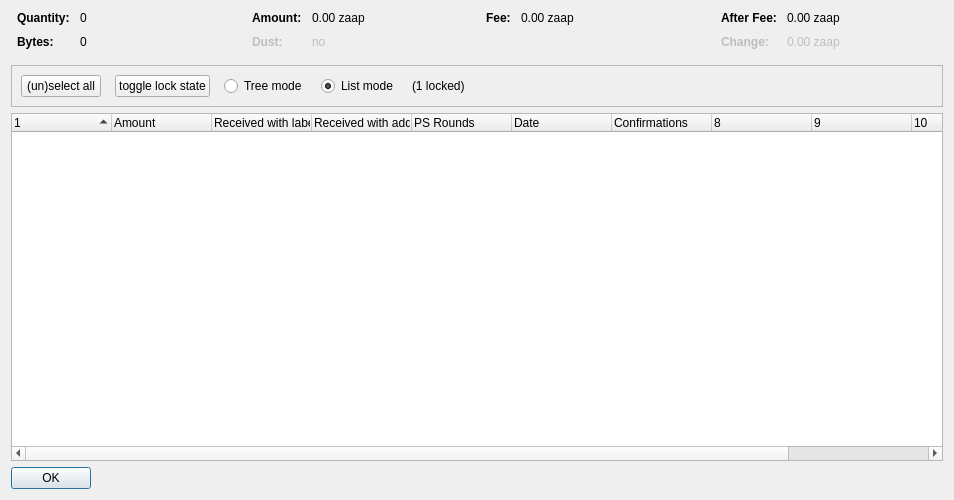
<?xml version="1.0" encoding="UTF-8"?>
<ui version="4.0">
 <class>CoinControlDialog</class>
 <widget class="QDialog" name="CoinControlDialog">
  <property name="geometry">
   <rect>
    <x>0</x>
    <y>0</y>
    <width>954</width>
    <height>500</height>
   </rect>
  </property>
  <property name="windowTitle">
   <string>Coin Selection</string>
  </property>
  <layout class="QVBoxLayout" name="verticalLayout">
   <item>
    <layout class="QHBoxLayout" name="horizontalLayoutTop" stretch="0,0,0,0">
     <property name="topMargin">
      <number>0</number>
     </property>
     <property name="bottomMargin">
      <number>10</number>
     </property>
     <item>
      <layout class="QFormLayout" name="formLayoutCoinControl1">
       <property name="horizontalSpacing">
        <number>10</number>
       </property>
       <property name="verticalSpacing">
        <number>10</number>
       </property>
       <property name="leftMargin">
        <number>6</number>
       </property>
       <property name="rightMargin">
        <number>6</number>
       </property>
       <item row="0" column="0">
        <widget class="QLabel" name="labelCoinControlQuantityText">
         <property name="font">
          <font>
           <weight>75</weight>
           <bold>true</bold>
          </font>
         </property>
         <property name="text">
          <string>Quantity:</string>
         </property>
        </widget>
       </item>
       <item row="0" column="1">
        <widget class="QLabel" name="labelCoinControlQuantity">
         <property name="cursor">
          <cursorShape>IBeamCursor</cursorShape>
         </property>
         <property name="contextMenuPolicy">
          <enum>Qt::ActionsContextMenu</enum>
         </property>
         <property name="text">
          <string notr="true">0</string>
         </property>
         <property name="textInteractionFlags">
          <set>Qt::LinksAccessibleByMouse|Qt::TextSelectableByKeyboard|Qt::TextSelectableByMouse</set>
         </property>
        </widget>
       </item>
       <item row="1" column="0">
        <widget class="QLabel" name="labelCoinControlBytesText">
         <property name="font">
          <font>
           <weight>75</weight>
           <bold>true</bold>
          </font>
         </property>
         <property name="text">
          <string>Bytes:</string>
         </property>
        </widget>
       </item>
       <item row="1" column="1">
        <widget class="QLabel" name="labelCoinControlBytes">
         <property name="cursor">
          <cursorShape>IBeamCursor</cursorShape>
         </property>
         <property name="contextMenuPolicy">
          <enum>Qt::ActionsContextMenu</enum>
         </property>
         <property name="text">
          <string notr="true">0</string>
         </property>
         <property name="textInteractionFlags">
          <set>Qt::LinksAccessibleByMouse|Qt::TextSelectableByKeyboard|Qt::TextSelectableByMouse</set>
         </property>
        </widget>
       </item>
      </layout>
     </item>
     <item>
      <layout class="QFormLayout" name="formLayoutCoinControl2">
       <property name="horizontalSpacing">
        <number>10</number>
       </property>
       <property name="verticalSpacing">
        <number>10</number>
       </property>
       <property name="leftMargin">
        <number>6</number>
       </property>
       <property name="rightMargin">
        <number>6</number>
       </property>
       <item row="0" column="0">
        <widget class="QLabel" name="labelCoinControlAmountText">
         <property name="font">
          <font>
           <weight>75</weight>
           <bold>true</bold>
          </font>
         </property>
         <property name="text">
          <string>Amount:</string>
         </property>
        </widget>
       </item>
       <item row="0" column="1">
        <widget class="QLabel" name="labelCoinControlAmount">
         <property name="cursor">
          <cursorShape>IBeamCursor</cursorShape>
         </property>
         <property name="contextMenuPolicy">
          <enum>Qt::ActionsContextMenu</enum>
         </property>
         <property name="text">
          <string notr="true">0.00 zaap</string>
         </property>
         <property name="textInteractionFlags">
          <set>Qt::LinksAccessibleByMouse|Qt::TextSelectableByKeyboard|Qt::TextSelectableByMouse</set>
         </property>
        </widget>
       </item>
       <item row="1" column="0">
        <widget class="QLabel" name="labelCoinControlLowOutputText">
         <property name="enabled">
          <bool>false</bool>
         </property>
         <property name="font">
          <font>
           <weight>75</weight>
           <bold>true</bold>
          </font>
         </property>
         <property name="text">
          <string>Dust:</string>
         </property>
        </widget>
       </item>
       <item row="1" column="1">
        <widget class="QLabel" name="labelCoinControlLowOutput">
         <property name="enabled">
          <bool>false</bool>
         </property>
         <property name="cursor">
          <cursorShape>IBeamCursor</cursorShape>
         </property>
         <property name="contextMenuPolicy">
          <enum>Qt::ActionsContextMenu</enum>
         </property>
         <property name="text">
          <string notr="true">no</string>
         </property>
         <property name="textInteractionFlags">
          <set>Qt::LinksAccessibleByMouse|Qt::TextSelectableByKeyboard|Qt::TextSelectableByMouse</set>
         </property>
        </widget>
       </item>
      </layout>
     </item>
     <item>
      <layout class="QFormLayout" name="formLayoutCoinControl3">
       <property name="horizontalSpacing">
        <number>10</number>
       </property>
       <property name="verticalSpacing">
        <number>10</number>
       </property>
       <property name="leftMargin">
        <number>6</number>
       </property>
       <property name="rightMargin">
        <number>6</number>
       </property>
       <item row="0" column="0">
        <widget class="QLabel" name="labelCoinControlFeeText">
         <property name="font">
          <font>
           <weight>75</weight>
           <bold>true</bold>
          </font>
         </property>
         <property name="text">
          <string>Fee:</string>
         </property>
        </widget>
       </item>
       <item row="0" column="1">
        <widget class="QLabel" name="labelCoinControlFee">
         <property name="cursor">
          <cursorShape>IBeamCursor</cursorShape>
         </property>
         <property name="contextMenuPolicy">
          <enum>Qt::ActionsContextMenu</enum>
         </property>
         <property name="text">
          <string notr="true">0.00 zaap</string>
         </property>
         <property name="textInteractionFlags">
          <set>Qt::LinksAccessibleByMouse|Qt::TextSelectableByKeyboard|Qt::TextSelectableByMouse</set>
         </property>
        </widget>
       </item>
      </layout>
     </item>
     <item>
      <layout class="QFormLayout" name="formLayoutCoinControl4">
       <property name="horizontalSpacing">
        <number>10</number>
       </property>
       <property name="verticalSpacing">
        <number>10</number>
       </property>
       <property name="leftMargin">
        <number>6</number>
       </property>
       <property name="rightMargin">
        <number>6</number>
       </property>
       <item row="0" column="0">
        <widget class="QLabel" name="labelCoinControlAfterFeeText">
         <property name="font">
          <font>
           <weight>75</weight>
           <bold>true</bold>
          </font>
         </property>
         <property name="text">
          <string>After Fee:</string>
         </property>
        </widget>
       </item>
       <item row="0" column="1">
        <widget class="QLabel" name="labelCoinControlAfterFee">
         <property name="cursor">
          <cursorShape>IBeamCursor</cursorShape>
         </property>
         <property name="contextMenuPolicy">
          <enum>Qt::ActionsContextMenu</enum>
         </property>
         <property name="text">
          <string notr="true">0.00 zaap</string>
         </property>
         <property name="textInteractionFlags">
          <set>Qt::LinksAccessibleByMouse|Qt::TextSelectableByKeyboard|Qt::TextSelectableByMouse</set>
         </property>
        </widget>
       </item>
       <item row="1" column="0">
        <widget class="QLabel" name="labelCoinControlChangeText">
         <property name="enabled">
          <bool>false</bool>
         </property>
         <property name="font">
          <font>
           <weight>75</weight>
           <bold>true</bold>
          </font>
         </property>
         <property name="text">
          <string>Change:</string>
         </property>
        </widget>
       </item>
       <item row="1" column="1">
        <widget class="QLabel" name="labelCoinControlChange">
         <property name="enabled">
          <bool>false</bool>
         </property>
         <property name="cursor">
          <cursorShape>IBeamCursor</cursorShape>
         </property>
         <property name="contextMenuPolicy">
          <enum>Qt::ActionsContextMenu</enum>
         </property>
         <property name="text">
          <string notr="true">0.00 zaap</string>
         </property>
         <property name="textInteractionFlags">
          <set>Qt::LinksAccessibleByMouse|Qt::TextSelectableByKeyboard|Qt::TextSelectableByMouse</set>
         </property>
        </widget>
       </item>
      </layout>
     </item>
    </layout>
   </item>
   <item>
    <widget class="QFrame" name="frame">
     <property name="minimumSize">
      <size>
       <width>0</width>
       <height>40</height>
      </size>
     </property>
     <property name="frameShape">
      <enum>QFrame::StyledPanel</enum>
     </property>
     <property name="frameShadow">
      <enum>QFrame::Sunken</enum>
     </property>
     <layout class="QHBoxLayout" name="horizontalLayout">
      <item>
       <layout class="QHBoxLayout" name="horizontalLayoutPanel" stretch="0,0,0,0,0,0">
        <property name="spacing">
         <number>14</number>
        </property>
        <item>
         <widget class="QPushButton" name="pushButtonSelectAll">
          <property name="sizePolicy">
           <sizepolicy hsizetype="Maximum" vsizetype="Fixed">
            <horstretch>0</horstretch>
            <verstretch>0</verstretch>
           </sizepolicy>
          </property>
          <property name="text">
           <string>(un)select all</string>
          </property>
          <property name="autoDefault">
           <bool>false</bool>
          </property>
         </widget>
        </item>
        <item>
         <widget class="QPushButton" name="pushButtonToggleLock">
          <property name="sizePolicy">
           <sizepolicy hsizetype="Maximum" vsizetype="Fixed">
            <horstretch>0</horstretch>
            <verstretch>0</verstretch>
           </sizepolicy>
          </property>
          <property name="text">
           <string>toggle lock state</string>
          </property>
          <property name="autoDefault">
           <bool>false</bool>
          </property>
         </widget>
        </item>
        <item>
         <widget class="QRadioButton" name="radioTreeMode">
          <property name="sizePolicy">
           <sizepolicy hsizetype="Maximum" vsizetype="Fixed">
            <horstretch>0</horstretch>
            <verstretch>0</verstretch>
           </sizepolicy>
          </property>
          <property name="text">
           <string>Tree mode</string>
          </property>
         </widget>
        </item>
        <item>
         <widget class="QRadioButton" name="radioListMode">
          <property name="sizePolicy">
           <sizepolicy hsizetype="Maximum" vsizetype="Fixed">
            <horstretch>0</horstretch>
            <verstretch>0</verstretch>
           </sizepolicy>
          </property>
          <property name="text">
           <string>List mode</string>
          </property>
          <property name="checked">
           <bool>true</bool>
          </property>
         </widget>
        </item>
        <item>
         <widget class="QLabel" name="labelLocked">
          <property name="text">
           <string>(1 locked)</string>
          </property>
         </widget>
        </item>
        <item>
         <spacer name="horizontalSpacer">
          <property name="orientation">
           <enum>Qt::Horizontal</enum>
          </property>
          <property name="sizeHint" stdset="0">
           <size>
            <width>40</width>
            <height>20</height>
           </size>
          </property>
         </spacer>
        </item>
       </layout>
      </item>
     </layout>
    </widget>
   </item>
   <item>
    <widget class="CoinControlTreeWidget" name="treeWidget">
     <property name="contextMenuPolicy">
      <enum>Qt::CustomContextMenu</enum>
     </property>
     <property name="sortingEnabled">
      <bool>false</bool>
     </property>
     <property name="columnCount">
      <number>11</number>
     </property>
     <attribute name="headerShowSortIndicator" stdset="0">
      <bool>true</bool>
     </attribute>
     <attribute name="headerStretchLastSection">
      <bool>false</bool>
     </attribute>
     <column>
      <property name="text">
       <string/>
      </property>
     </column>
     <column>
      <property name="text">
       <string>Amount</string>
      </property>
     </column>
     <column>
      <property name="text">
       <string>Received with label</string>
      </property>
     </column>
     <column>
      <property name="text">
       <string>Received with address</string>
      </property>
     </column>
     <column>
      <property name="text">
       <string>PS Rounds</string>
      </property>
     </column>
     <column>
      <property name="text">
       <string>Date</string>
      </property>
     </column>
     <column>
      <property name="text">
       <string>Confirmations</string>
      </property>
      <property name="toolTip">
       <string>Confirmed</string>
      </property>
     </column>
     <column>
      <property name="text">
       <string/>
      </property>
     </column>
     <column>
      <property name="text">
       <string/>
      </property>
     </column>
     <column>
      <property name="text">
       <string/>
      </property>
     </column>
     <column>
      <property name="text">
       <string/>
      </property>
     </column>
    </widget>
   </item>
   <item>
    <widget class="QDialogButtonBox" name="buttonBox">
     <property name="sizePolicy">
      <sizepolicy hsizetype="Maximum" vsizetype="Fixed">
       <horstretch>0</horstretch>
       <verstretch>0</verstretch>
      </sizepolicy>
     </property>
     <property name="orientation">
      <enum>Qt::Horizontal</enum>
     </property>
     <property name="standardButtons">
      <set>QDialogButtonBox::Ok</set>
     </property>
    </widget>
   </item>
  </layout>
 </widget>
 <customwidgets>
  <customwidget>
   <class>CoinControlTreeWidget</class>
   <extends>QTreeWidget</extends>
   <header>coincontroltreewidget.h</header>
  </customwidget>
 </customwidgets>
 <resources/>
 <connections/>
</ui>
